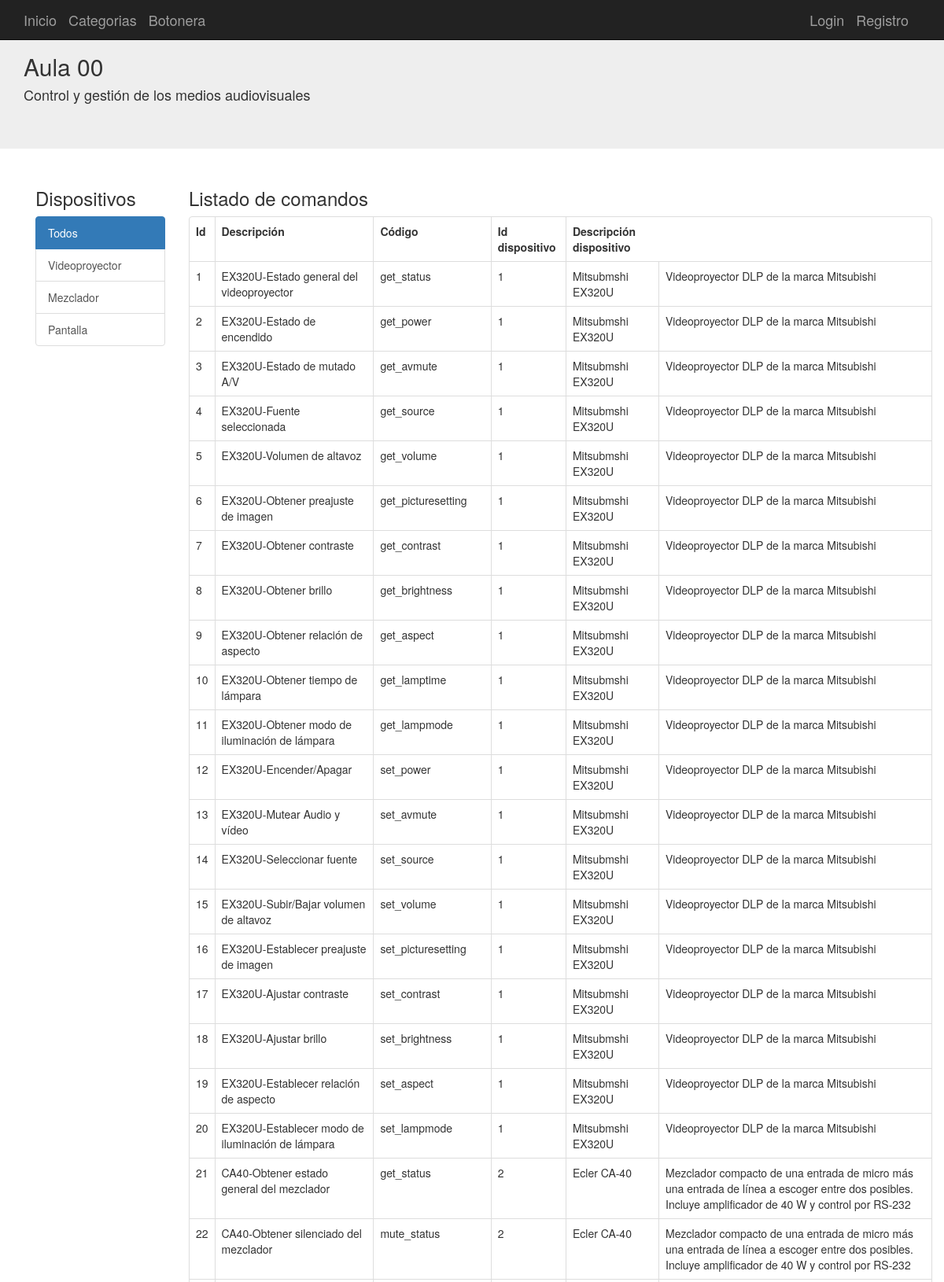
Page /comandos (upper part) on the committed database.
### aplicacion/models.py (models this page shows, shortened)
class Categorias(db.Model):
	__tablename__ = 'categorias'
	id = Column(Integer, primary_key=True)
	nombre = Column(String(100))
	modelo = relationship("Dispositivos", cascade="all, delete-orphan", backref="Categorias",lazy='dynamic')

class Comandos(db.Model):
	__tablename__ = 'comandos'
	id = Column(Integer, primary_key=True)
	descripcion = Column(String(100))
	codigo = Column(String(255))
	DispositivoId = Column(Integer,ForeignKey('dispositivos.id'), nullable=False)
	parametro = relationship("Parametros", backref = "Comandos")

class Dispositivos(db.Model):
	__tablename__ = 'dispositivos'
	id = Column(Integer, primary_key=True)
	nombre = Column(String(100),nullable=False)
	descripcion = Column(String(255))
	imagen = Column(String(255))
	puerto = Column(String(100))
	archivoHTML = Column(String(255))
	archivoPY = Column(String(255))
	CategoriaId=Column(Integer,ForeignKey('categorias.id'), nullable=False)
	categoria = relationship("Categorias", backref="Dispositivos")
	comando = relationship("Comandos", cascade="all, delete-orphan",backref = "Dispositivos",lazy='dynamic')
	def __repr__(self):
		return (u'<{self.__class__.__name__}: {self.id}>'.format(self=self))

### aplicacion/app.py (the view)
@app.route('/comandos')
def comandos(id='0'):
	categoria=Categorias.query.get(id)
	if id=='0':
		dispositivos=Dispositivos.query.all()
	else:
		dispositivos=Dispositivos.query.filter_by(CategoriaId=id)
	categorias=Categorias.query.all()
	logging.info("/comandos.html Llamada a página de comandos disponibles")
	comandos = Comandos.query.all()
	listadispositivos = [[]]
	dispositivos = Dispositivos.query.all()
	for d in dispositivos:
		listadispositivos.append({"nombre": d.nombre, "descripcion": d.descripcion})
		print(d, sys.stdout)
	return render_template("comandos.html", dispositivos = dispositivos, categorias=categorias,categoria=categoria, comandos = comandos, listadispositivos = listadispositivos)

### aplicacion/templates/comandos.html (shortened to what this page needs)
{% extends "base.html" %}
{% block contenido %}
<div class="container">
  <div class="row">
    <div class="col-md-2">
      <h3>Dispositivos</h3>
      <div class="list-group">
        {% for cat in categorias %}
        {% if categoria.nombre==cat.nombre%}
        <a class="list-group-item active" href="{{url_for('inicio',id=cat.id)}}">{{cat.nombre}}</a>
        {% else %}
        <a class="list-group-item" href="{{url_for('inicio',id=cat.id)}}">{{cat.nombre}}</a>
        {% endif%}
        {% endfor %}
      </div>
      <br/>
      <br/>
    </div>
    <div class="col-md-10">
      <h3>Listado de comandos</h3>
      <div class="panel panel-default">
        <table class="table table-bordered">
          <tr>
            <th>Id</th>
            <th>Descripción </th>
            <th>Código</th>
            <th>Id dispositivo</th>
            <th>Descripción dispositivo</th>
          </tr>
          {% for c in comandos %}
          <tr>
            <td>{{c.id}}</td>
            <td>{{c.descripcion}}</td>
            <td>{{c.codigo}}</td>
            <td>{{c.DispositivoId}}</td>
            <td>{{listadispositivos[c.DispositivoId]["nombre"]}}</td>
            <td>{{listadispositivos[c.DispositivoId]["descripcion"]}}</td>
          </tr>
          {% endfor %}
            </table>
          </div>
        </div>
      </div>
    </div>
    {% endblock %}

### rows in the picture
Categorias: nombre "Todos"
Categorias: nombre "Videoproyector"
Categorias: nombre "Mezclador"
Categorias: nombre "Pantalla"
Comandos: id "1", descripcion "EX320U-Estado general del videoproyector", codigo "get_status", DispositivoId "1", DispositivoId.nombre "Mitsubmshi EX320U", DispositivoId.descripcion "Videoproyector DLP de la marca Mitsubishi"
Comandos: id "2", descripcion "EX320U-Estado de encendido", codigo "get_power", DispositivoId "1", DispositivoId.nombre "Mitsubmshi EX320U", DispositivoId.descripcion "Videoproyector DLP de la marca Mitsubishi"
Comandos: id "3", descripcion "EX320U-Estado de mutado A/V", codigo "get_avmute", DispositivoId "1", DispositivoId.nombre "Mitsubmshi EX320U", DispositivoId.descripcion "Videoproyector DLP de la marca Mitsubishi"
Comandos: id "4", descripcion "EX320U-Fuente seleccionada", codigo "get_source", DispositivoId "1", DispositivoId.nombre "Mitsubmshi EX320U", DispositivoId.descripcion "Videoproyector DLP de la marca Mitsubishi"
Comandos: id "5", descripcion "EX320U-Volumen de altavoz", codigo "get_volume", DispositivoId "1", DispositivoId.nombre "Mitsubmshi EX320U", DispositivoId.descripcion "Videoproyector DLP de la marca Mitsubishi"
Comandos: id "6", descripcion "EX320U-Obtener preajuste de imagen", codigo "get_picturesetting", DispositivoId "1", DispositivoId.nombre "Mitsubmshi EX320U", DispositivoId.descripcion "Videoproyector DLP de la marca Mitsubishi"
Comandos: id "7", descripcion "EX320U-Obtener contraste", codigo "get_contrast", DispositivoId "1", DispositivoId.nombre "Mitsubmshi EX320U", DispositivoId.descripcion "Videoproyector DLP de la marca Mitsubishi"
Comandos: id "8", descripcion "EX320U-Obtener brillo", codigo "get_brightness", DispositivoId "1", DispositivoId.nombre "Mitsubmshi EX320U", DispositivoId.descripcion "Videoproyector DLP de la marca Mitsubishi"
Comandos: id "9", descripcion "EX320U-Obtener relación de aspecto", codigo "get_aspect", DispositivoId "1", DispositivoId.nombre "Mitsubmshi EX320U", DispositivoId.descripcion "Videoproyector DLP de la marca Mitsubishi"
Comandos: id "10", descripcion "EX320U-Obtener tiempo de lámpara", codigo "get_lamptime", DispositivoId "1", DispositivoId.nombre "Mitsubmshi EX320U", DispositivoId.descripcion "Videoproyector DLP de la marca Mitsubishi"
Comandos: id "11", descripcion "EX320U-Obtener modo de iluminación de lámpara", codigo "get_lampmode", DispositivoId "1", DispositivoId.nombre "Mitsubmshi EX320U", DispositivoId.descripcion "Videoproyector DLP de la marca Mitsubishi"
Comandos: id "12", descripcion "EX320U-Encender/Apagar", codigo "set_power", DispositivoId "1", DispositivoId.nombre "Mitsubmshi EX320U", DispositivoId.descripcion "Videoproyector DLP de la marca Mitsubishi"
Comandos: id "13", descripcion "EX320U-Mutear Audio y vídeo", codigo "set_avmute", DispositivoId "1", DispositivoId.nombre "Mitsubmshi EX320U", DispositivoId.descripcion "Videoproyector DLP de la marca Mitsubishi"
Comandos: id "14", descripcion "EX320U-Seleccionar fuente", codigo "set_source", DispositivoId "1", DispositivoId.nombre "Mitsubmshi EX320U", DispositivoId.descripcion "Videoproyector DLP de la marca Mitsubishi"
Comandos: id "15", descripcion "EX320U-Subir/Bajar volumen de altavoz", codigo "set_volume", DispositivoId "1", DispositivoId.nombre "Mitsubmshi EX320U", DispositivoId.descripcion "Videoproyector DLP de la marca Mitsubishi"
Comandos: id "16", descripcion "EX320U-Establecer preajuste de imagen", codigo "set_picturesetting", DispositivoId "1", DispositivoId.nombre "Mitsubmshi EX320U", DispositivoId.descripcion "Videoproyector DLP de la marca Mitsubishi"
Comandos: id "17", descripcion "EX320U-Ajustar contraste", codigo "set_contrast", DispositivoId "1", DispositivoId.nombre "Mitsubmshi EX320U", DispositivoId.descripcion "Videoproyector DLP de la marca Mitsubishi"
Comandos: id "18", descripcion "EX320U-Ajustar brillo", codigo "set_brightness", DispositivoId "1", DispositivoId.nombre "Mitsubmshi EX320U", DispositivoId.descripcion "Videoproyector DLP de la marca Mitsubishi"
Comandos: id "19", descripcion "EX320U-Establecer relación de aspecto", codigo "set_aspect", DispositivoId "1", DispositivoId.nombre "Mitsubmshi EX320U", DispositivoId.descripcion "Videoproyector DLP de la marca Mitsubishi"
Comandos: id "20", descripcion "EX320U-Establecer modo de iluminación de lámpara", codigo "set_lampmode", DispositivoId "1", DispositivoId.nombre "Mitsubmshi EX320U", DispositivoId.descripcion "Videoproyector DLP de la marca Mitsubishi"
Comandos: id "21", descripcion "CA40-Obtener estado general del mezclador", codigo "get_status", DispositivoId "2", DispositivoId.nombre "Ecler CA-40", DispositivoId.descripcion "Mezclador compacto de una entrada de micro más una entrada de línea a escoger entre dos posibles. Incluye amplificador de 40 W y control por RS-232"
Comandos: id "22", descripcion "CA40-Obtener silenciado del mezclador", codigo "mute_status", DispositivoId "2", DispositivoId.nombre "Ecler CA-40", DispositivoId.descripcion "Mezclador compacto de una entrada de micro más una entrada de línea a escoger entre dos posibles. Incluye amplificador de 40 W y control por RS-232"
